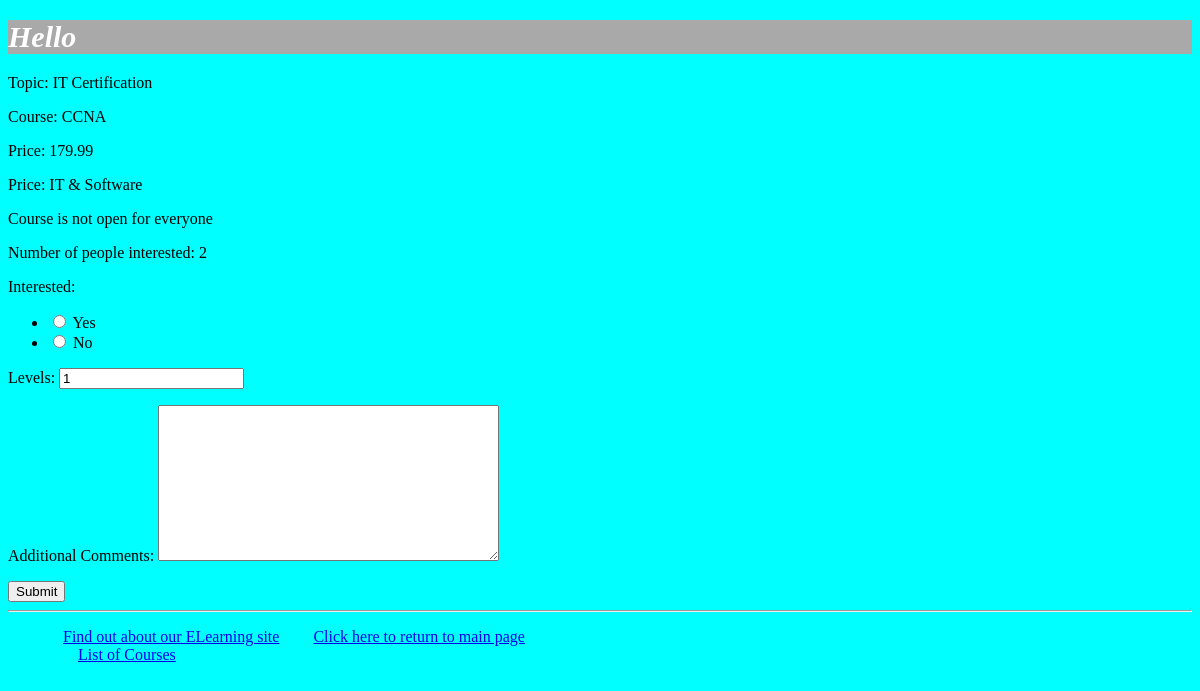
Before: /myapp/courses/1/ with the older database file.
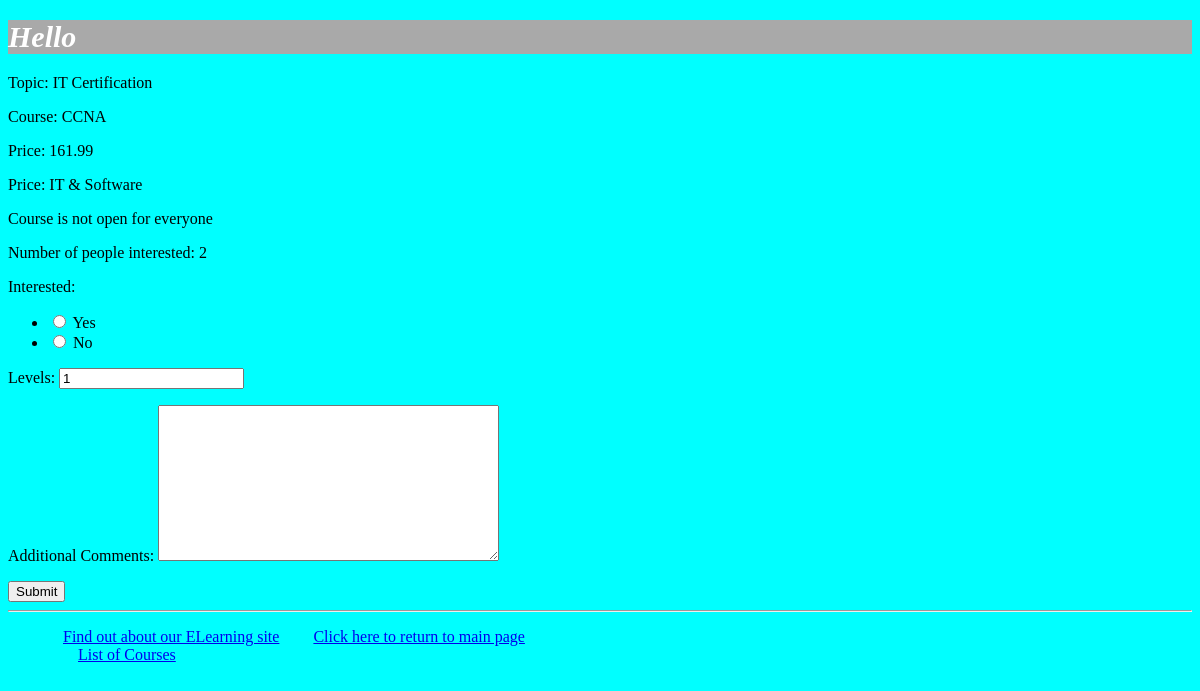
After: the same page with the newer database file.
### myapp/models.py (models this page shows, shortened)
class Course(models.Model):
     topic = models.ForeignKey(Topic, related_name='courses',
     on_delete=models.CASCADE)
     name = models.CharField(max_length=200)
     price = models.DecimalField(max_digits=10, decimal_places=2)
     for_everyone = models.BooleanField(default=True)
     description = models.TextField(max_length=300, null=True, blank=True)
     interested = models.PositiveIntegerField(default = 0)
     stages = models.PositiveIntegerField(default = 3)
     def __str__(self):
         return f'Topic: {self.topic}, Name: {self.name}, Price: {self.price}'

class Topic(models.Model):
    name = models.CharField(max_length=200)
    category = models.CharField(blank=False, max_length=300, default="")
    def __str__(self):
        return f'Name: {self.name}, Category: {self.category}'

### myapp/views.py (the view)
# urls.py: path('courses/<int:cour_id>/',views.courseDetail),
def courseDetail(request,cour_id):
    course = Course.objects.get(id=cour_id)
    top_list = Topic.objects.all().order_by('id')[:10]
    print(course)
    if request.method == 'POST':
        form = InterestForm(request.POST)
        if form.is_valid():
            if form.cleaned_data['interested']:
                course.interested = course.interested + 1
                course.save()
        return render(request, 'myapp/index.html', {'top_list': top_list})
    else:
        form = InterestForm()
    return render(request, 'myapp/coursedetail.html', {'form': form,'course': course})

### myapp/forms.py
class InterestForm(forms.Form):
     CHOICES= (('1', 'Yes',),('0', 'No',))
     interested= forms.CharField(widget=forms.RadioSelect(choices=CHOICES))
     levels= forms.IntegerField(initial=1)
     comments= forms.CharField(widget=forms.Textarea(), required =False, label ="Additional Comments")

### myapp/templates/myapp/coursedetail.html (shortened to what this page needs)
{% extends 'myapp/base.html' %}
{% block body_block %}
    <p> Topic: {{ course.topic.name}}</p>
    <p>Course: {{ course.name}}</p>
    <p>Price: {{ course.price}}</p>
    <p>Price: {{ course.topic.category}}</p>
    {% if course.for_everyone %}
        <p>Course is for everyone</p>
    {% else %}
        <p>Course is not open for everyone</p>
    {% endif %}
    <p>Number of people interested: {{ course.interested }}</p>
    <form method="post" novalidate>
        {{ form.as_p }}
        <button type="submit">Submit</button>
    </form>
{% endblock %}

Changed rows visible on the page:
changed Course "CCNA": price "179.99" → "161.99"
